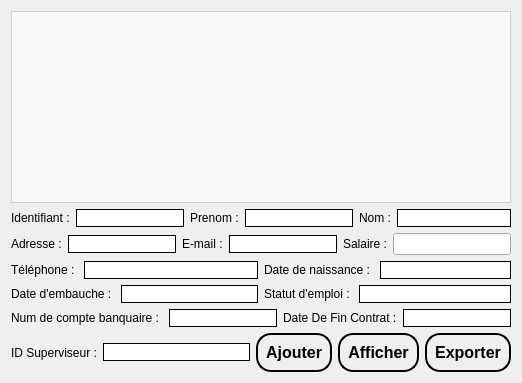
           <widget class="QWidget" name="tab_15">
            <attribute name="title">
             <string>  Ajouter employé  </string>
            </attribute>
            <layout class="QGridLayout" name="gridLayout_7">
             <item row="0" column="0">
              <widget class="QTableView" name="tableView">
               <property name="sizePolicy">
                <sizepolicy hsizetype="Expanding" vsizetype="Minimum">
                 <horstretch>50</horstretch>
                 <verstretch>50</verstretch>
                </sizepolicy>
               </property>
               <property name="styleSheet">
                <string notr="true">QTableView {
color:black;
   background-color: #f9f9f9; /* Couleur de fond des cellules */
   border: 1px solid #d0d0d0; /* Bordure externe fine */
   gridline-color: #e0e0e0; /* Couleur des lignes de la grille */
   font: 14px &quot;Segoe UI&quot;; /* Police moderne et lisible */
   selection-color:#ff0000; /* Texte des lignes sélectionnées */
}

QHeaderView::section {
   background-color: #eeeeee; /* Fond des en-têtes */
   color: #333333; /* Couleur du texte des en-têtes */
   border: 1px solid #cccccc; /* Bordure autour des en-têtes */
   padding: 4px; /* Espacement pour les en-têtes */
   font: bold 14px &quot;Segoe UI&quot;; /* Police des en-têtes */
}

QTableCornerButton::section {
   background-color: #eeeeee; /* Fond du coin supérieur gauche */
   border: 1px solid #cccccc; /* Bordure autour du coin */
}

QTableView QScrollBar:vertical {
   background: #f0f0f0; /* Fond de la scrollbar verticale */
   width: 12px; /* Largeur de la scrollbar */
   margin: 2px; /* Marges pour une meilleure séparation */
}

QTableView QScrollBar::handle:vertical {
   background: #c0c0c0; /* Couleur de la poignée */
   border-radius: 6px; /* Coins arrondis pour un style moderne */
}

QTableView QScrollBar::add-line:vertical, 
QTableView QScrollBar::sub-line:vertical {
   background: none; /* Pas de boutons supplémentaires */
}

QTableView::item {
   border: none; /* Pas de bordure individuelle autour des cellules */
   padding: 6px; /* Espacement intérieur des cellules */
}
</string>
               </property>
              </widget>
             </item>
             <item row="1" column="0">
              <layout class="QHBoxLayout" name="horizontalLayout_129">
               <item>
                <layout class="QHBoxLayout" name="horizontalLayout_6">
                 <item>
                  <widget class="QLabel" name="label_10">
                   <property name="styleSheet">
                    <string notr="true">font: 600 12pt &quot;Segoe UI&quot;;
color: rgb(0, 0, 0);</string>
                   </property>
                   <property name="text">
                    <string>Identifiant :</string>
                   </property>
                  </widget>
                 </item>
                 <item>
                  <widget class="QLineEdit" name="lineEdit_IDE">
                   <property name="styleSheet">
                    <string notr="true">font: 600 12pt &quot;Segoe UI&quot;;
color: rgb(0, 0, 0);
 border: 1px solid black;</string>
                   </property>
                  </widget>
                 </item>
                </layout>
               </item>
               <item>
                <layout class="QHBoxLayout" name="horizontalLayout_12">
                 <item>
                  <widget class="QLabel" name="nomPrenom_2">
                   <property name="styleSheet">
                    <string notr="true">font: 600 12pt &quot;Segoe UI&quot;;
color: rgb(0, 0, 0);</string>
                   </property>
                   <property name="text">
                    <string>Prenom :</string>
                   </property>
                  </widget>
                 </item>
                 <item>
                  <widget class="QLineEdit" name="lineEdit_prenom">
                   <property name="styleSheet">
                    <string notr="true">font: 600 12pt &quot;Segoe UI&quot;;
color: rgb(0, 0, 0);
 border: 1px solid black;</string>
                   </property>
                  </widget>
                 </item>
                </layout>
               </item>
               <item>
                <layout class="QHBoxLayout" name="horizontalLayout_11">
                 <item>
                  <widget class="QLabel" name="nomPrenom">
                   <property name="styleSheet">
                    <string notr="true">font: 600 12pt &quot;Segoe UI&quot;;
color: rgb(0, 0, 0);</string>
                   </property>
                   <property name="text">
                    <string>Nom :</string>
                   </property>
                  </widget>
                 </item>
                 <item>
                  <widget class="QLineEdit" name="lineEdit_nom">
                   <property name="styleSheet">
                    <string notr="true">font: 600 12pt &quot;Segoe UI&quot;;
color: rgb(0, 0, 0);
 border: 1px solid black;</string>
                   </property>
                  </widget>
                 </item>
                </layout>
               </item>
              </layout>
             </item>
             <item row="2" column="0">
              <layout class="QHBoxLayout" name="horizontalLayout_167">
               <item>
                <layout class="QHBoxLayout" name="horizontalLayout_130">
                 <item>
                  <layout class="QHBoxLayout" name="horizontalLayout_88">
                   <item>
                    <widget class="QLabel" name="label_2">
                     <property name="styleSheet">
                      <string notr="true">font: 600 12pt &quot;Segoe UI&quot;;
color: rgb(0, 0, 0);</string>
                     </property>
                     <property name="text">
                      <string>Adresse :</string>
                     </property>
                    </widget>
                   </item>
                   <item>
                    <widget class="QLineEdit" name="lineEdit_adresse">
                     <property name="styleSheet">
                      <string notr="true">font: 600 12pt &quot;Segoe UI&quot;;
color: rgb(0, 0, 0);
 border: 1px solid black;</string>
                     </property>
                    </widget>
                   </item>
                  </layout>
                 </item>
                 <item>
                  <layout class="QHBoxLayout" name="horizontalLayout_8">
                   <item>
                    <widget class="QLabel" name="label_4">
                     <property name="styleSheet">
                      <string notr="true">font: 600 12pt &quot;Segoe UI&quot;;
color: rgb(0, 0, 0);</string>
                     </property>
                     <property name="text">
                      <string>E-mail :</string>
                     </property>
                    </widget>
                   </item>
                   <item>
                    <widget class="QLineEdit" name="lineEdit_email">
                     <property name="styleSheet">
                      <string notr="true">font: 600 12pt &quot;Segoe UI&quot;;
color: rgb(0, 0, 0);
 border: 1px solid black;</string>
                     </property>
                    </widget>
                   </item>
                  </layout>
                 </item>
                </layout>
               </item>
               <item>
                <widget class="QLabel" name="label_131">
                 <property name="styleSheet">
                  <string notr="true">font: 600 12pt &quot;Segoe UI&quot;;
color: rgb(0, 0, 0);</string>
                 </property>
                 <property name="text">
                  <string>Salaire :</string>
                 </property>
                </widget>
               </item>
               <item>
                <widget class="QLineEdit" name="lineEdit_SALAIRE"/>
               </item>
              </layout>
             </item>
             <item row="3" column="0">
              <layout class="QHBoxLayout" name="horizontalLayout_131">
               <item>
                <layout class="QHBoxLayout" name="horizontalLayout_125">
                 <item>
                  <widget class="QLabel" name="label_3">
                   <property name="styleSheet">
                    <string notr="true">font: 600 12pt &quot;Segoe UI&quot;;
color: rgb(0, 0, 0);</string>
                   </property>
                   <property name="text">
                    <string>Téléphone : </string>
                   </property>
                  </widget>
                 </item>
                 <item>
                  <widget class="QLineEdit" name="lineEdit_numtel">
                   <property name="styleSheet">
                    <string notr="true">font: 600 12pt &quot;Segoe UI&quot;;
color: rgb(0, 0, 0);
 border: 1px solid black;</string>
                   </property>
                  </widget>
                 </item>
                </layout>
               </item>
               <item>
                <layout class="QHBoxLayout" name="horizontalLayout_9">
                 <item>
                  <widget class="QLabel" name="ddn">
                   <property name="styleSheet">
                    <string notr="true">font: 600 12pt &quot;Segoe UI&quot;;
color: rgb(0, 0, 0);</string>
                   </property>
                   <property name="text">
                    <string>Date de naissance : </string>
                   </property>
                  </widget>
                 </item>
                 <item>
                  <widget class="QLineEdit" name="lineEdit_DATEN">
                   <property name="styleSheet">
                    <string notr="true">font: 600 12pt &quot;Segoe UI&quot;;
color: rgb(0, 0, 0);
 border: 1px solid black;</string>
                   </property>
                  </widget>
                 </item>
                </layout>
               </item>
              </layout>
             </item>
             <item row="4" column="0">
              <layout class="QHBoxLayout" name="horizontalLayout_132">
               <item>
                <layout class="QHBoxLayout" name="horizontalLayout_126">
                 <item>
                  <widget class="QLabel" name="label_5">
                   <property name="styleSheet">
                    <string notr="true">font: 600 12pt &quot;Segoe UI&quot;;
color: rgb(0, 0, 0);</string>
                   </property>
                   <property name="text">
                    <string>Date d'embauche : </string>
                   </property>
                  </widget>
                 </item>
                 <item>
                  <widget class="QLineEdit" name="lineEdit_DATEM">
                   <property name="styleSheet">
                    <string notr="true">font: 600 12pt &quot;Segoe UI&quot;;
color: rgb(0, 0, 0);
 border: 1px solid black;</string>
                   </property>
                  </widget>
                 </item>
                </layout>
               </item>
               <item>
                <layout class="QHBoxLayout" name="horizontalLayout_7">
                 <item>
                  <widget class="QLabel" name="label_6">
                   <property name="styleSheet">
                    <string notr="true">font: 600 12pt &quot;Segoe UI&quot;;
color: rgb(0, 0, 0);</string>
                   </property>
                   <property name="text">
                    <string>Statut d'emploi : </string>
                   </property>
                  </widget>
                 </item>
                 <item>
                  <widget class="QLineEdit" name="lineEdit_statut">
                   <property name="styleSheet">
                    <string notr="true">font: 600 12pt &quot;Segoe UI&quot;;
color: rgb(0, 0, 0);
 border: 1px solid black;</string>
                   </property>
                  </widget>
                 </item>
                </layout>
               </item>
              </layout>
             </item>
             <item row="5" column="0">
              <layout class="QHBoxLayout" name="horizontalLayout_133">
               <item>
                <layout class="QHBoxLayout" name="horizontalLayout_10">
                 <item>
                  <widget class="QLabel" name="label_7">
                   <property name="styleSheet">
                    <string notr="true">font: 600 12pt &quot;Segoe UI&quot;;
color: rgb(0, 0, 0);</string>
                   </property>
                   <property name="text">
                    <string>Num de compte banquaire : </string>
                   </property>
                  </widget>
                 </item>
                 <item>
                  <widget class="QLineEdit" name="lineEdit_NUMCB">
                   <property name="styleSheet">
                    <string notr="true">font: 600 12pt &quot;Segoe UI&quot;;
color: rgb(0, 0, 0);
 border: 1px solid black;</string>
                   </property>
                  </widget>
                 </item>
                </layout>
               </item>
               <item>
                <layout class="QHBoxLayout" name="horizontalLayout_127">
                 <item>
                  <widget class="QLabel" name="label_117">
                   <property name="styleSheet">
                    <string notr="true">font: 600 12pt &quot;Segoe UI&quot;;
color: rgb(0, 0, 0);</string>
                   </property>
                   <property name="text">
                    <string>Date De Fin Contrat :</string>
                   </property>
                  </widget>
                 </item>
                 <item>
                  <widget class="QLineEdit" name="lineEdit_Fin">
                   <property name="styleSheet">
                    <string notr="true">font: 600 12pt &quot;Segoe UI&quot;;
color: rgb(0, 0, 0);
 border: 1px solid black;</string>
                   </property>
                  </widget>
                 </item>
                </layout>
               </item>
              </layout>
             </item>
             <item row="6" column="0">
              <layout class="QHBoxLayout" name="horizontalLayout_147">
               <item>
                <layout class="QHBoxLayout" name="horizontalLayout_128">
                 <item>
                  <widget class="QLabel" name="label_129">
                   <property name="styleSheet">
                    <string notr="true">font: 600 12pt &quot;Segoe UI&quot;;
color: rgb(0, 0, 0);</string>
                   </property>
                   <property name="text">
                    <string>ID Superviseur :</string>
                   </property>
                  </widget>
                 </item>
                 <item>
                  <widget class="QLineEdit" name="lineEdit_IDS">
                   <property name="styleSheet">
                    <string notr="true">font: 600 12pt &quot;Segoe UI&quot;;
color: rgb(0, 0, 0);
 border: 1px solid black;</string>
                   </property>
                  </widget>
                 </item>
                </layout>
               </item>
               <item>
                <widget class="QPushButton" name="ajouter_e">
                 <property name="enabled">
                  <bool>true</bool>
                 </property>
                 <property name="mouseTracking">
                  <bool>true</bool>
                 </property>
                 <property name="styleSheet">
                  <string notr="true">QPushButton {
   color: black;                  /* Couleur du texte par défaut */
   border: 2px solid black;     /* Bordure légèrement plus foncée */
   border-radius: 15px;            /* Coins arrondis */
   padding: 8px 8px;             /* Espacement interne */
   font-size: 16px;               /* Taille de police */
   font-weight: bold;             /* Texte en gras */
   transition: background-color 0.3s ease; /* Transition douce pour la couleur */
}

QPushButton:hover {
   background-color: #00159b;     /* Couleur de fond au clic */
   color: white;                  /* Texte en blanc au clic */
}

QPushButton:pressed {
   background-color: #00159b;     /* Couleur de fond au clic */
   color: white;                  /* Texte en blanc au clic */
}</string>
                 </property>
                 <property name="text">
                  <string>Ajouter</string>
                 </property>
                 <property name="checkable">
                  <bool>true</bool>
                 </property>
                 <property name="checked">
                  <bool>false</bool>
                 </property>
                 <property name="autoRepeat">
                  <bool>false</bool>
                 </property>
                 <property name="autoExclusive">
                  <bool>true</bool>
                 </property>
                </widget>
               </item>
               <item>
                <widget class="QPushButton" name="afficher_e">
                 <property name="styleSheet">
                  <string notr="true">QPushButton {
   color: black;                  /* Couleur du texte par défaut */
   border: 2px solid black;     /* Bordure légèrement plus foncée */
   border-radius: 15px;            /* Coins arrondis */
   padding: 8px 8px;             /* Espacement interne */
   font-size: 16px;               /* Taille de police */
   font-weight: bold;             /* Texte en gras */
   transition: background-color 0.3s ease; /* Transition douce pour la couleur */
}

QPushButton:hover {
   background-color: #00159b;     /* Couleur de fond au clic */
   color: white;                  /* Texte en blanc au clic */
}

QPushButton:pressed {
   background-color: #00159b;     /* Couleur de fond au clic */
   color: white;                  /* Texte en blanc au clic */
}</string>
                 </property>
                 <property name="text">
                  <string>Afficher</string>
                 </property>
                </widget>
               </item>
               <item>
                <widget class="QPushButton" name="Exporter_e">
                 <property name="styleSheet">
                  <string notr="true">QPushButton {
   color: black;                  /* Couleur du texte par défaut */
   border: 2px solid black;     /* Bordure légèrement plus foncée */
   border-radius: 15px;            /* Coins arrondis */
   padding: 8px 8px;             /* Espacement interne */
   font-size: 16px;               /* Taille de police */
   font-weight: bold;             /* Texte en gras */
   transition: background-color 0.3s ease; /* Transition douce pour la couleur */
}</string>
                 </property>
                 <property name="text">
                  <string>Exporter</string>
                 </property>
                </widget>
               </item>
              </layout>
             </item>
            </layout>
           </widget>
